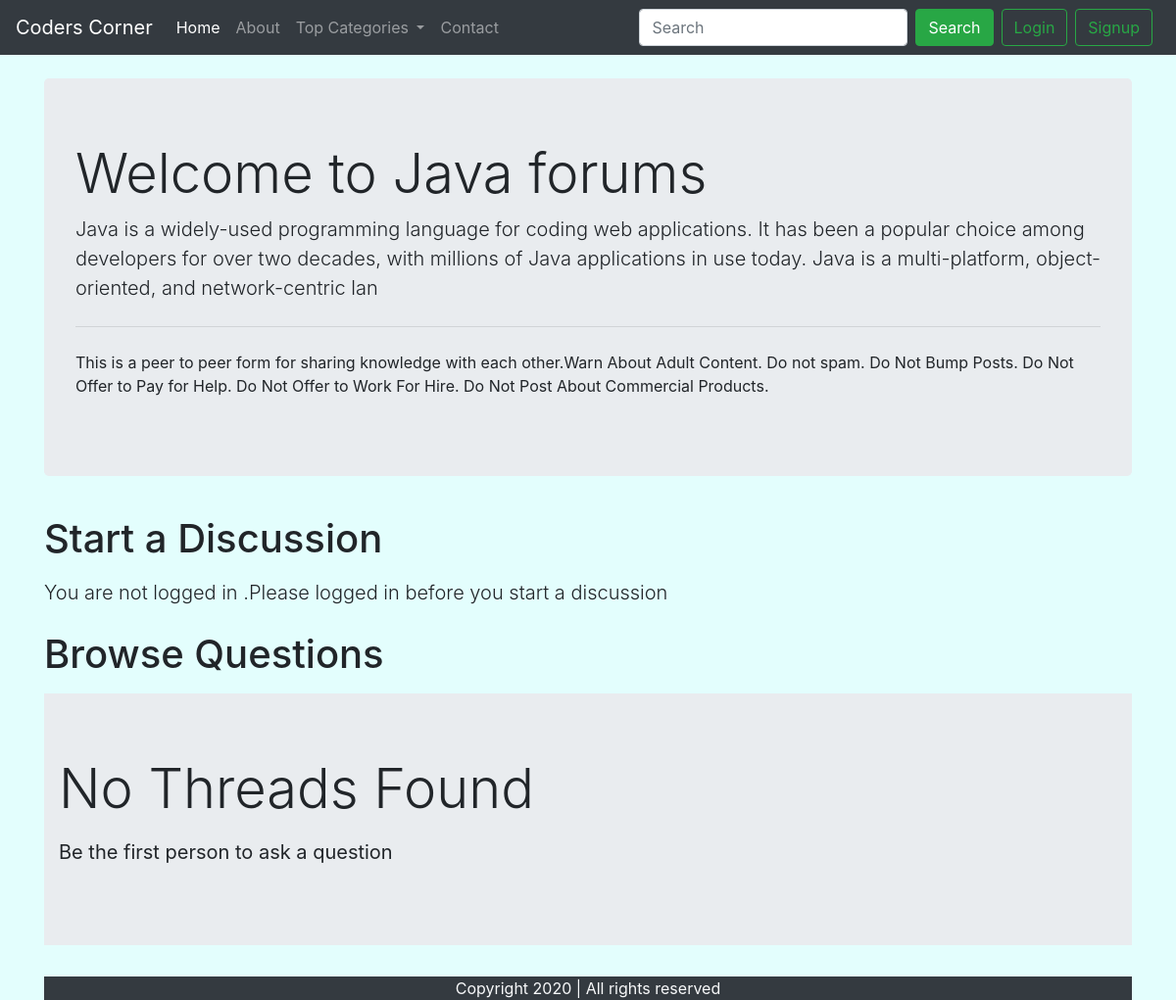
The app's page /index.php?catid=6 with its own data.
### tables this page shows
CREATE TABLE `categories` (
  `categeory_id` int(8) NOT NULL,
  `caetgory_name` varchar(255) NOT NULL,
  `category_description` varchar(255) NOT NULL,
  `created` datetime NOT NULL DEFAULT current_timestamp(),
  `Images_name` varchar(100) NOT NULL
);

### index.php (the view, shortened to what this page needs)
<!doctype html>
<html lang="en">
<head>
    <link rel="stylesheet" href="https://stackpath.bootstrapcdn.com/bootstrap/4.5.0/css/bootstrap.min.css"
>
</head>
<body>
    <?php include 'partials/dbconnect.php';?>
    <?php include 'partials/header.php';?>
    <?php
    $id=$_GET['catid'];
    $sql="SELECT * FROM `categories` where categeory_id=$id";
    $result=mysqli_query($conn,$sql);
    while($row=mysqli_fetch_assoc($result)){
        $catname=$row['caetgory_name'];
        $catdesc=$row['category_description'];
    }
    ?>
    <div class="container my-4" id="ques">
        <div class="jumbotron">
            <h1 class="display-4">Welcome to <?php echo $catname;?> forums</h1>
            <p class="lead"><?php echo $catdesc;?> </p>
            <hr class="my-4">
            <p>This is a peer to peer form for sharing knowledge with each other.Warn About Adult Content.
                Do not spam.
                Do Not Bump Posts.
                Do Not Offer to Pay for Help.
                Do Not Offer to Work For Hire.
                Do Not Post About Commercial Products.</p>
        </div>
    </div>
    <?php
if(isset($_SESSION['loggedin']) &&  $_SESSION['loggedin']==true)
{
    echo '<div class="container">
    <h1 class="py-2">Start a Discussion</h1>
        <form action="'.$_SERVER["REQUEST_URI"] .  '" method="post">
        <div class="form-group">
        <label for="exampleInputEmail1">Problem title</label>
        <input type="text" class="form-control" id="title" required name="title" aria-describedby="emailHelp">
        <small id="emailHelp" class="form-text text-muted">Keep your title as short and crisp
        </small>
        </div>
        <div class="form-group">
        <label for="exampleFormControlTextarea1">Elaborate your concern</label>
        <textarea class="form-control" id="desc" required name="desc" rows="3"></textarea>
        </div>
        <button type="submit" class="btn btn-success">Submit</button>
        <input type="hidden" name="sno" value="'. $_SESSION["sno"]. '">
        </form>
        </div>';
    }
    else
    {
        echo '<div class="container">
        <h1 class="py-2">Start a Discussion</h1>
        <p class="lead">You are not logged in .Please logged in before you start a discussion </p> </div>';
    }
    ?>
    <div class="container">
        <h1 class="py-2">Browse Questions</h1>
    <?php
    $noresult=true;
    if($noresult)
    {
        echo '<div class="jumbotron jumbotron-fluid">
        <div class="container">
          <p class="display-4">No Threads Found</p>
          <p class="lead"><b> Be the first person to ask a question </b></p>
        </div>
      </div>';
    }
    ?>
        <?php include 'partials/footer.php';?>
</body>
</html>

### index.php (style rules this page uses)
body { background-color: #e3fefd; }

### records on screen
categories: caetgory_name "Java", category_description "Java is a widely-used programming language for coding web applications. It has been a popular choice among developers for over two decades, with millions of Java applications in use today. Java is a multi-platform, object-oriented, and network-centric lan"
